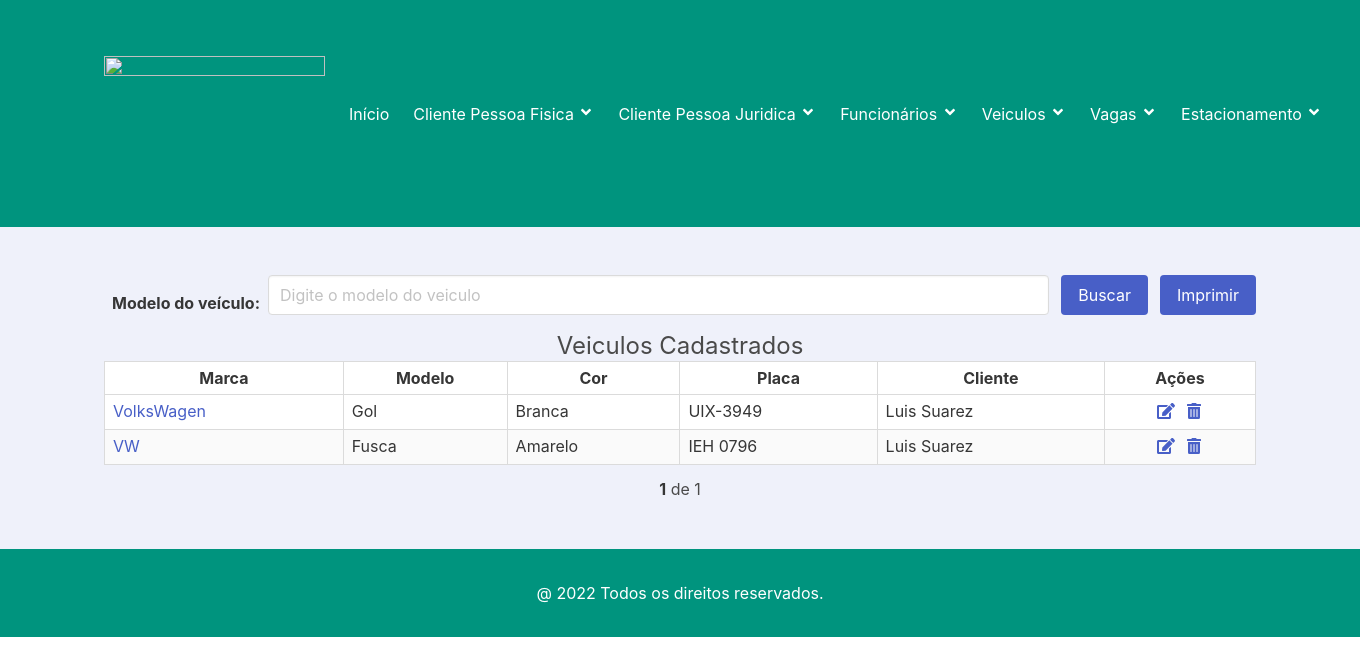
Page /veiculos on the committed database.
### veiculo/models.py (models this page shows, shortened)
class Veiculo(models.Model):
    marca = models.CharField('Marca', max_length=50, help_text='Marca do veículo')
    modelo = models.CharField('Modelo', max_length=50, help_text='Modelo do veículo')
    cor = models.CharField('Cor', max_length=50, help_text='Cor do veiculo')
    placa = models.CharField('Placa', max_length=10, help_text='Placa do veiculo')
    cliente = models.ForeignKey('home.Pessoa', verbose_name='Cliente', help_text='Nome do cliente',
                                on_delete=models.CASCADE)
    class Meta:
        verbose_name = 'Veiculo'
        verbose_name_plural = 'Veiculos'

### home/models.py (models this page shows)
class Pessoa(models.Model):
    nome = models.CharField('Nome', max_length=50, help_text='Nome completo')
    datanascimento = models.CharField('Data de Nascimento', max_length=8, help_text='Data de nascimento')
    foto = StdImageField('Foto', upload_to='pessoas', variations={'thumbnail': {'width': 100, 'height': 100,
                                                                                'crop': True}}, delete_orphans=True,
                         null=True, blank=True)
    class Meta:
        verbose_name = "Pessoa"
    def __str__(self):
        return self.nome

### veiculo/views.py (the view)
# urls.py: path('veiculos', VeiculosView.as_view(), name='veiculos'),
class VeiculosView(ListView):
    model = Veiculo
    template_name = 'veiculos.html'
    def get_queryset(self, *args, **kwargs):
        buscar = self.request.GET.get('buscar')
        qs = super(VeiculosView, self).get_queryset(*args, **kwargs)
        if buscar:
            qs = qs.filter(modelo__icontains=buscar)
        if qs.count() > 0:
            paginator = Paginator(qs, 10)
            listagem = paginator.get_page(self.request.GET.get('page'))
            return listagem
        else:
            return messages.info(self.request, "Não existem vagas cadastradas!")
    def get(self, *args, **kwargs):
        if self.request.GET.get('imprimir') == 'pdf':
            html_pdf = HtmlToPdf(arquivo='veiculos_pdf', qs=self.get_queryset())
            return html_pdf.response
        else:
            return super(VeiculosView, self).get(*args, **kwargs)

### veiculo/templates/veiculos.html (shortened to what this page needs)
{% extends "base.html" %}
{% load static %}
{% block content %}
<section class="section has-background-link-light">
    <div class="container">
        <form id="form ListaVeiculos" action="" method="GET">
            <div class="field is-grouped is-flex is align-items-center is-flex-wrap-wrap">
                <label class="label p-2 mt-2">Modelo do veículo:</label>
                <div class="control is-expanded">
                    <input class="input" type="text" name="buscar" value="{{ request.GET.buscar }}"
                           placeholder="Digite o modelo do veiculo">
                </div>
                <div class="control">
                    <button type="button" class="button is-link" onclick="geraPdf('', 'formListaVeiculos');">
                        Buscar
                    </button>
                </div>
                {% if object_list %}
                <div class="control">
                    <button type="button" class="button is-link" onclick="geraPdf('pdf', 'formListaVeiculos');">
                        Imprimir
                    </button>
                </div>
                {% endif %}
            </div>
        </form>
        {% if object_list %}
        <div style="text-align: center;"><h1 class="subtitle is-size-4">Veiculos Cadastrados</h1></div>
        <div class="table">
            <table class="table is-table is-bordered is-striped is-narrow is-hoverable is-fullwidth">
                <thead>
                <tr>
                    <th class="has-text-centered">Marca</th>
                    <th class="has-text-centered">Modelo</th>
                    <th class="has-text-centered">Cor</th>
                    <th class="has-text-centered">Placa</th>
                    <th class="has-text-centered">Cliente</th>
                    <th class="has-text-centered" style="widht: 100px">Ações</th>
                </tr>
                </thead>
                <tbody>
                {% for veiculo in object_list %}
                <tr>
                    <td><a href="" data-toggle="modal" class="modal-target"
                           data-bulma-modal="modal{{veiculo.id}}" id="modal{{veiculo.id}}">
                        {{ veiculo.marca }} </a></td>
                    <td> {{ veiculo.modelo }}</td>
                    <td> {{ veiculo.cor }}</td>
                    <td> {{ veiculo.placa }}</td>
                    <td> {{ veiculo.cliente }}</td>
                    <td class="has-text-centered is-flex-wrap-nowrap is-justify-content-center">
                        <a href="{%url 'veiculo_editar' veiculo.pk %}">
                            <span class="icon">
                                <i class="fas fa-edit"></i>
                            </span>
                        </a>
                        <a href="{%url 'veiculo_apagar' veiculo.pk %}">
                            <span class="icon">
                                <i class="fas fa-trash-alt"></i>
                            </span>
                        </a>
                    </td>
                </tr>
                {% endfor %}
                </tbody>
            </table>
        </div>
    </div>
    {% include "paginator.html" %}
</section>
{% endif %}
{% endblock %}

### rows in the picture
Veiculo: marca "VolksWagen", modelo "Gol", cor "Branca", placa "UIX-3949", cliente "Luis Suarez"
Veiculo: marca "VW", modelo "Fusca", cor "Amarelo", placa "IEH 0796", cliente "Luis Suarez"

### other values in the picture
{{ object_list.number }} "1"
{{ object_list.paginator.num_pages }} "1"
